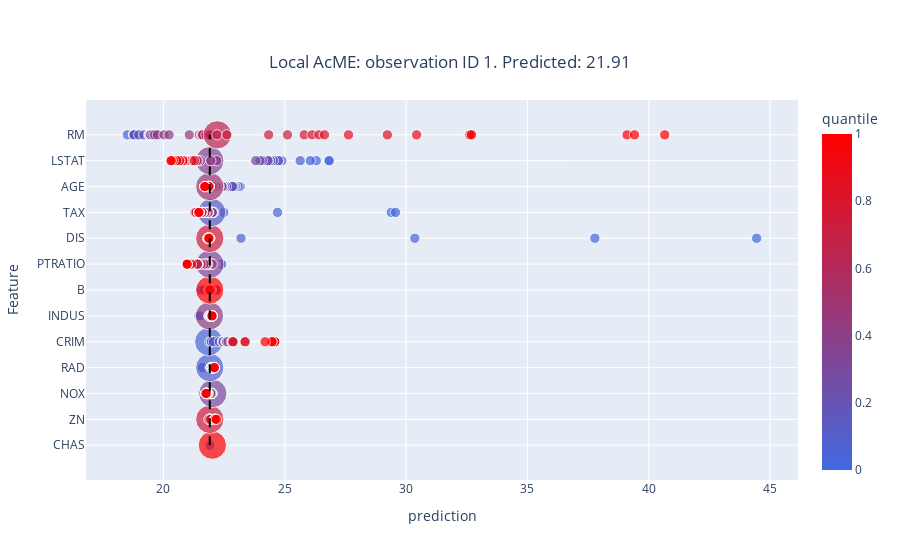

Notebook code for this chart:
### Code cell
acme_local.summary_plot(local=True)

### Figure 1 — Plotly figure (JSON) as saved in the notebook; plotly's stock layout.template omitted (floating-point values rounded to 4 significant figures; data arrays with more than 128 entries replaced by an {"elided": "..."} marker saying what was removed)
{"data": [{"hovertemplate": "prediction=%{x}<br>Feature=%{y}<br>size=%{marker.size}<br>quantile=%{marker.color}<extra></extra>", "legendgroup": "", "marker": {"color": {"elided": "602 float values"}, "coloraxis": "coloraxis", "size": {"elided": "602 float values"}, "sizemode": "area", "sizeref": 0.00375, "symbol": "circle"}, "mode": "markers", "name": "", "orientation": "h", "showlegend": false, "type": "scatter", "x": {"elided": "602 float values"}, "xaxis": "x", "y": {"elided": "602 str values"}, "yaxis": "y"}], "layout": {"coloraxis": {"colorbar": {"title": {"text": "quantile"}}, "colorscale": [[0, "royalblue"], [1, "red"]]}, "legend": {"itemsizing": "constant", "tracegroupgap": 0}, "shapes": [{"line": {"color": "black", "dash": "dash", "width": 2}, "type": "line", "x0": 21.91, "x1": 21.91, "y0": "CHAS", "y1": "RM"}], "title": {"text": "Local AcME: observation ID 1. Predicted: 21.91", "x": 0.5, "xanchor": "center", "y": 0.9, "yanchor": "top"}, "xaxis": {"anchor": "y", "domain": [0, 1], "title": {"text": "prediction"}}, "yaxis": {"anchor": "x", "domain": [0, 1], "title": {"text": "Feature"}}}}
